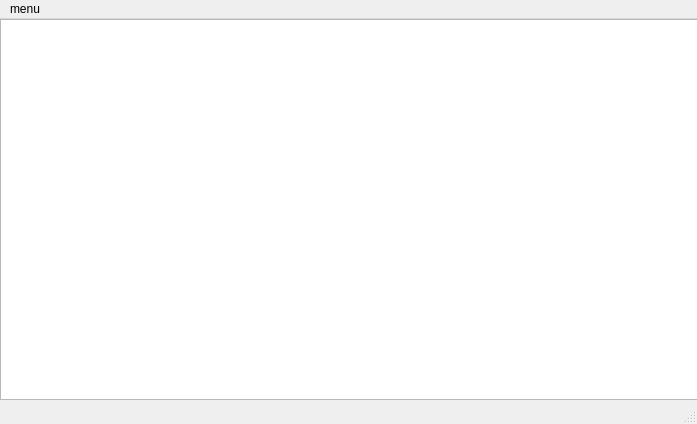
<?xml version="1.0" encoding="UTF-8"?>
<ui version="4.0">
 <class>Start</class>
 <widget class="QMainWindow" name="Start">
  <property name="geometry">
   <rect>
    <x>0</x>
    <y>0</y>
    <width>697</width>
    <height>424</height>
   </rect>
  </property>
  <property name="sizePolicy">
   <sizepolicy hsizetype="Fixed" vsizetype="Fixed">
    <horstretch>0</horstretch>
    <verstretch>0</verstretch>
   </sizepolicy>
  </property>
  <property name="minimumSize">
   <size>
    <width>697</width>
    <height>424</height>
   </size>
  </property>
  <property name="maximumSize">
   <size>
    <width>697</width>
    <height>424</height>
   </size>
  </property>
  <property name="sizeIncrement">
   <size>
    <width>1</width>
    <height>0</height>
   </size>
  </property>
  <property name="windowTitle">
   <string>MainWindow</string>
  </property>
  <property name="windowIcon">
   <iconset>
    <normalon>2.png</normalon>
   </iconset>
  </property>
  <property name="styleSheet">
   <string notr="true">background-image:url(:/2.png)</string>
  </property>
  <widget class="QWidget" name="centralwidget">
   <widget class="QTextEdit" name="textEdit">
    <property name="geometry">
     <rect>
      <x>0</x>
      <y>0</y>
      <width>701</width>
      <height>381</height>
     </rect>
    </property>
    <property name="sizePolicy">
     <sizepolicy hsizetype="Expanding" vsizetype="Expanding">
      <horstretch>0</horstretch>
      <verstretch>0</verstretch>
     </sizepolicy>
    </property>
    <property name="minimumSize">
     <size>
      <width>0</width>
      <height>0</height>
     </size>
    </property>
    <property name="sizeIncrement">
     <size>
      <width>0</width>
      <height>0</height>
     </size>
    </property>
    <property name="font">
     <font>
      <family>Times New Roman</family>
      <pointsize>20</pointsize>
     </font>
    </property>
    <property name="readOnly">
     <bool>true</bool>
    </property>
    <property name="html">
     <string>&lt;!DOCTYPE HTML PUBLIC &quot;-//W3C//DTD HTML 4.0//EN&quot; &quot;http://www.w3.org/TR/REC-html40/strict.dtd&quot;&gt;
&lt;html&gt;&lt;head&gt;&lt;meta name=&quot;qrichtext&quot; content=&quot;1&quot; /&gt;&lt;style type=&quot;text/css&quot;&gt;
p, li { white-space: pre-wrap; }
&lt;/style&gt;&lt;/head&gt;&lt;body style=&quot; font-family:'Times New Roman'; font-size:20pt; font-weight:400; font-style:normal;&quot;&gt;
&lt;p align=&quot;center&quot; style=&quot;-qt-paragraph-type:empty; margin-top:0px; margin-bottom:0px; margin-left:0px; margin-right:0px; -qt-block-indent:0; text-indent:0px;&quot;&gt;&lt;br /&gt;&lt;/p&gt;
&lt;p align=&quot;center&quot; style=&quot;-qt-paragraph-type:empty; margin-top:0px; margin-bottom:0px; margin-left:0px; margin-right:0px; -qt-block-indent:0; text-indent:0px; font-style:italic;&quot;&gt;&lt;br /&gt;&lt;/p&gt;
&lt;p align=&quot;center&quot; style=&quot;-qt-paragraph-type:empty; margin-top:0px; margin-bottom:0px; margin-left:0px; margin-right:0px; -qt-block-indent:0; text-indent:0px; font-style:italic;&quot;&gt;&lt;br /&gt;&lt;/p&gt;
&lt;p align=&quot;center&quot; style=&quot;-qt-paragraph-type:empty; margin-top:0px; margin-bottom:0px; margin-left:0px; margin-right:0px; -qt-block-indent:0; text-indent:0px; font-style:italic;&quot;&gt;&lt;br /&gt;&lt;/p&gt;
&lt;p align=&quot;center&quot; style=&quot; margin-top:0px; margin-bottom:0px; margin-left:0px; margin-right:0px; -qt-block-indent:0; text-indent:0px;&quot;&gt;&lt;span style=&quot; font-style:italic; color:#ffffff;&quot;&gt;If you want to use the calculator&lt;/span&gt;&lt;/p&gt;
&lt;p align=&quot;center&quot; style=&quot; margin-top:0px; margin-bottom:0px; margin-left:0px; margin-right:0px; -qt-block-indent:0; text-indent:0px;&quot;&gt;&lt;span style=&quot; font-style:italic; color:#ffffff;&quot;&gt;	go to menu...&lt;/span&gt;&lt;/p&gt;
&lt;p align=&quot;center&quot; style=&quot;-qt-paragraph-type:empty; margin-top:0px; margin-bottom:0px; margin-left:0px; margin-right:0px; -qt-block-indent:0; text-indent:0px;&quot;&gt;&lt;br /&gt;&lt;/p&gt;
&lt;p align=&quot;center&quot; style=&quot; margin-top:0px; margin-bottom:0px; margin-left:0px; margin-right:0px; -qt-block-indent:0; text-indent:0px;&quot;&gt;&lt;span style=&quot; font-style:italic; color:#ffffff;&quot;&gt;(you also can press F1 for calculator or F10 for exit)&lt;/span&gt;&lt;/p&gt;&lt;/body&gt;&lt;/html&gt;</string>
    </property>
   </widget>
  </widget>
  <widget class="QMenuBar" name="menubar">
   <property name="geometry">
    <rect>
     <x>0</x>
     <y>0</y>
     <width>697</width>
     <height>21</height>
    </rect>
   </property>
   <widget class="QMenu" name="menumenu">
    <property name="title">
     <string>menu</string>
    </property>
    <addaction name="actioncalculator"/>
    <addaction name="separator"/>
    <addaction name="actionexit"/>
   </widget>
   <addaction name="menumenu"/>
  </widget>
  <widget class="QStatusBar" name="statusbar"/>
  <action name="actioncalculator">
   <property name="text">
    <string>calculator</string>
   </property>
   <property name="shortcut">
    <string>F1</string>
   </property>
  </action>
  <action name="actionexit">
   <property name="text">
    <string>exit</string>
   </property>
   <property name="shortcut">
    <string>F10</string>
   </property>
  </action>
 </widget>
 <resources/>
 <connections>
  <connection>
   <sender>actionexit</sender>
   <signal>triggered()</signal>
   <receiver>Start</receiver>
   <slot>close()</slot>
   <hints>
    <hint type="sourcelabel">
     <x>-1</x>
     <y>-1</y>
    </hint>
    <hint type="destinationlabel">
     <x>348</x>
     <y>211</y>
    </hint>
   </hints>
  </connection>
 </connections>
</ui>
